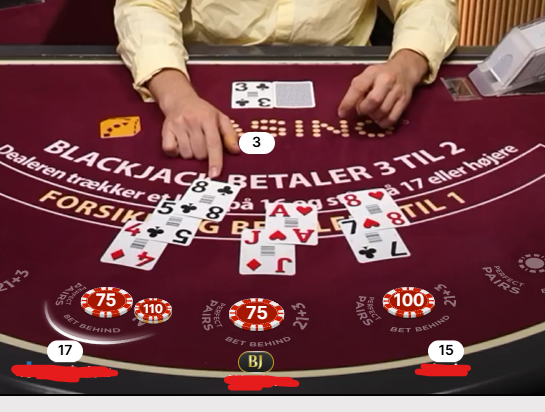
#> input picture templates/card-reference.png, 545 x 412 px
$ python -i corner.py   (imports and definitions only)
#> lines starting #> are read from the running program, lines starting #| are printed output that depends on the picture; after the words box and inside, x2 and y2 are one past the last pixel; in counts of white or black regions, pixels touching at a corner belong together
#> further down, picture is the input picture: shape (412, 545, 3); mean B, G, R 78.5, 76.4, 122.6
"""Extract the rank and suit glyphs from a card's top-left corner.

Pipeline per card crop:
  1. Take the top-left corner strip (rank stacked above suit).
  2. Threshold to isolate ink.
  3. Split the strip vertically into the rank glyph (top) and suit glyph
     (bottom) using the row-wise ink profile, then tight-crop each.
"""

from __future__ import annotations

import cv2
import numpy as np

from . import config


# [7 lines left out: function extract_corner, not called in this run]


def binarize(img: np.ndarray) -> np.ndarray:
    """Grayscale -> binary with ink as white (255) on black background."""
    gray = cv2.cvtColor(img, cv2.COLOR_BGR2GRAY) if img.ndim == 3 else img
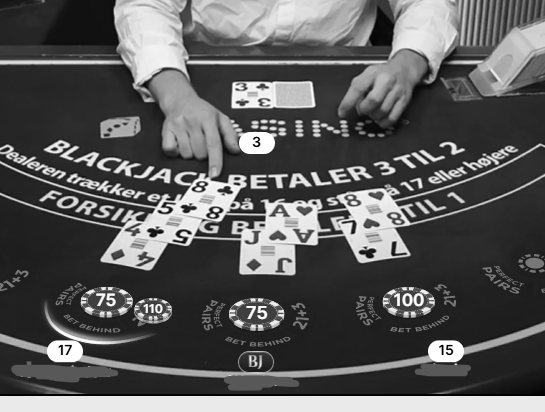
#> gray: shape (412, 545); min 0, max 255, mean 90.4
    gray = cv2.GaussianBlur(gray, (3, 3), 0)
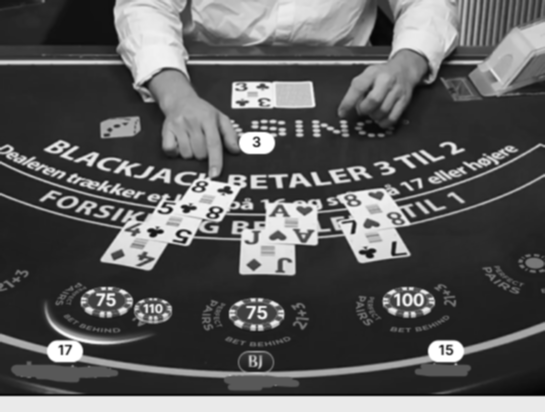
#> gray: shape (412, 545); min 1, max 255, mean 90.5
    if config.BINARY_THRESHOLD <= 0:
        _, binimg = cv2.threshold(
            gray, 0, 255, cv2.THRESH_BINARY_INV + cv2.THRESH_OTSU
        )
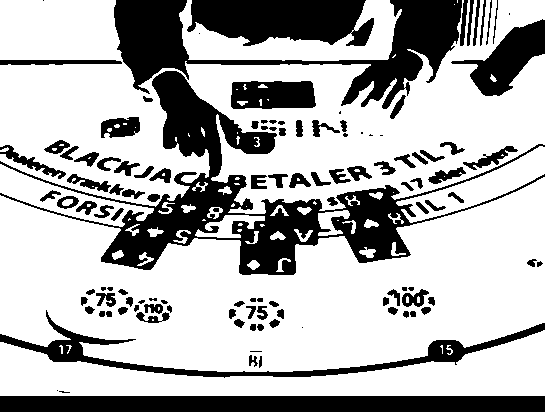
#> binimg: shape (412, 545); 70.1% white; 120 black regions (18 under 20 px), largest, box (x1, y1, x2, y2) and area: (0, 71, 545, 275) 20059, (114, 0, 462, 109) 11613, (0, 396, 545, 412) 8720
    else:
        _, binimg = cv2.threshold(
            gray, config.BINARY_THRESHOLD, 255, cv2.THRESH_BINARY_INV
        )
    return binimg


# [49 lines left out: functions _tight_crop, split_rank_suit, _normalize, not called in this run]

>>> import cv2
>>> picture = cv2.imread('../templates/card-reference.png')
>>> result = binarize(picture)
